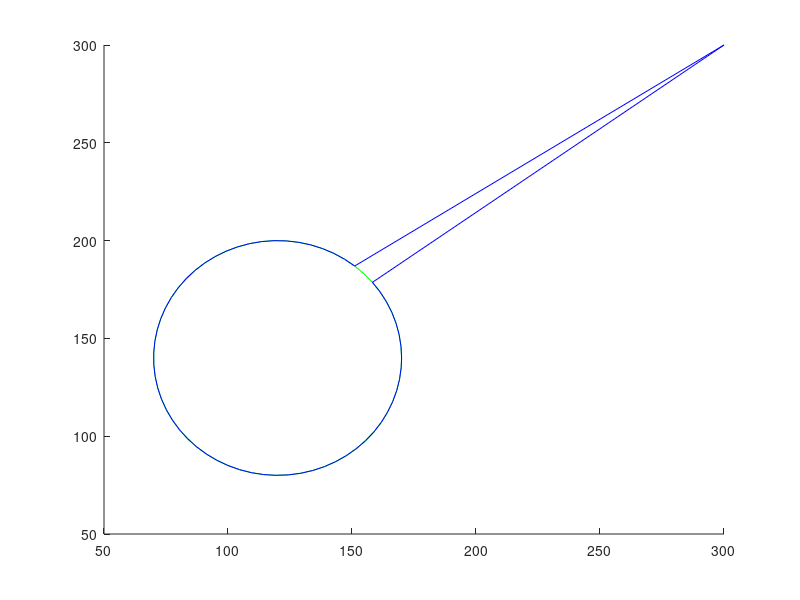

This figure's MATLAB source: (Note: this script raises an error after producing the figure.)
x = 120+50*cos(0:0.1:2*pi)';
y = 140+60*sin(0:0.1:2*pi)';
hold on, plot([x;x(1)],[y;y(1)],'g');

alpha = 0.01;
beta = 0.05;
gamma = 0.05;
iterations = 10;

N = length(x);
a = (2*alpha+6*beta);
b = -alpha-4*beta;
c = beta;
P = diag(repmat(a,1,N));
P = P + diag(repmat(b,1,N-1), 1) + diag(   b, -N+1);
P = P + diag(repmat(b,1,N-1),-1) + diag(   b,  N-1);
P = P + diag(repmat(c,1,N-2), 2) + diag([c,c],-N+2);
P = P + diag(repmat(c,1,N-2),-2) + diag([c,c], N-2);
P = inv(P+ gamma .* eye(N));

fx = 300;
fy = 300;
[M,I] = min((x - fx) .^ 2 + (y - fy) .^ 2);
x(I) = fx;
y(I) = fy;

plot1 = plot([x;x(1)],[y;y(1)],'b');

for ii = 1:iterations
  [x,y] = plot_next(x,y,P,gamma,plot1,0,0,[],[],x(1),y(1));
end
